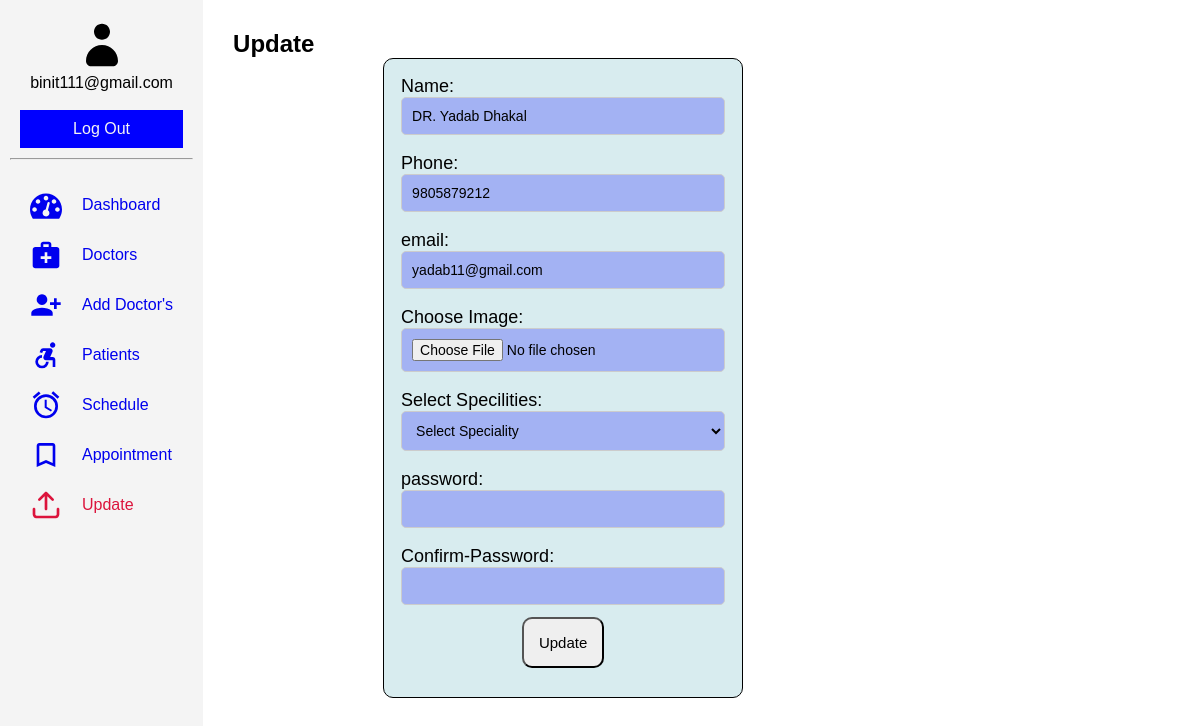
Page /admin/doctor/update.php?updateid=50 (signed in) on the committed database.
### tables this page shows
CREATE TABLE `doctor` (
  `id` int(11) NOT NULL,
  `fname` varchar(60) NOT NULL,
  `email` varchar(60) NOT NULL,
  `password` varchar(60) NOT NULL,
  `phone` varchar(60) NOT NULL,
  `image_name` varchar(255) NOT NULL,
  `image_path` varchar(255) NOT NULL,
  `sid` int(11) DEFAULT NULL,
  `created_at` timestamp NULL DEFAULT current_timestamp()
);

### admin/connection.php (called while the page is built, shortened)
<?php
    $password = "";
?>

### admin/doctor/update.php (the view, shortened to what this page needs)
<?php
    include '../../admin/connection.php';
    $id = $_GET['updateid'];
    $sql = "SELECT * FROM `doctor` where id=$id";
    $result = mysqli_query($conn, $sql);
    $row = mysqli_fetch_assoc($result);
    $fname = $row['fname'];
    $phone = $row['phone'];
    $email = $row['email'];
?>
<!DOCTYPE html>
<html lang="en">
<head>
    <link rel="stylesheet" href="../../assets/dash1.css">
    <link rel="stylesheet" href="../../assets/update.css">
</head>
<body>
    <section class="dashboard">
        <div class="sidebar">
            <header>
                <svg class="icon icon-user"><use xlink:href="#icon-user"></use></svg>
                <p><?php echo "". $_SESSION["username"].""; ?></p><br>
                <a href="../admin/logout.php">Log Out</a>
            </header>
            <hr>
            <div class="sidebar-items">
                <ul>
                    <li><a href="../../admin/dash.php"><svg class="icon icon-dashboard"><use xlink:href="#icon-dashboard"></use></svg>Dashboard</a></li>
                    <li><a href="../../admin/doctor.php"><svg class="icon icon-medical_services"><use xlink:href="#icon-medical_services"></use></svg>Doctors</a></li>
                    <li><a href="../../admin/add_doctors.php"><svg class="icon icon-person_add_alt_1"><use xlink:href="#icon-person_add_alt_1"></use></svg>Add Doctor's</a></li>
                    <li><a href="../../admin/patients.php"><svg class="icon icon-accessible_forward"><use xlink:href="#icon-accessible_forward"></use></svg>Patients</a></li>
                    <li><a href="../../admin/schedule.php"><svg class="icon icon-access_alarms"><use xlink:href="#icon-access_alarms"></use></svg>Schedule</a></li>
                    <li><a href="../../admin/appoint.php"><svg class="icon icon-bookmark_outline"><use xlink:href="#icon-bookmark_outline"></use></svg>Appointment</a></li>
                    <li class="active"><a href="../../doctor/update.php"><svg class="icon icon-upload"><use xlink:href="#icon-upload"></use></svg>Update</a></li>
                </ul>
            </div>
        </div>
        <div class="main">
            <h2>Update</h2>
            <div class="container">
                <form action="#" name="update" method="post">
                    <div class="input-group">
                        <label for="name">Name:</label><br>
                        <input type="text" id="fname" name="fname" placeholder="Doctor Name" value="<?php echo isset($fname) ? $fname : ''; ?>">
                    </div><br>
                    <div class="input-group">
                        <label for="phone">Phone:</label><br>
                        <input type="tel" id="phone" name="phone" value="<?php echo isset($phone) ? $phone:''; ?>">
                    </div><br>
                    <div class="input-group">
                        <label for="email">email:</label><br>
                        <input type="email" id="email" name="email" value="<?php echo isset($email) ? $email:''; ?>">
                    </div><br>
                    <div class="input-group">
                        <label for="file">Choose Image:</label><br>
                        <input type="file" id="image" name="image" accept=".jpg, .png, .svg" value="<?php echo isset($image) ? $image : ''; ?>">
                    </div><br>
                    <div class="input-group">
                        <label for="speciality">Select Specilities:</label><br>
                        <select name="speciality" id="speciality">
                            <option value="">Select Speciality</option>
                        </select>
                    </div><br>
                    <div class="input-group">
                        <label for="password">password:</label><br>
                        <input type="password" id="password" name="password" value="<?php echo isset($password) ? $password:''; ?>">
                    </div><br>
                    <div class="input-group">
                        <label for="password">Confirm-Password:</label><br>
                        <input type="password" id="cpassword" name="cpassword" value="<?php echo isset($cpassword) ? $cpassword:''; ?>">
                    </div>
                    <div class="buttons">
                        <button type="submit" name="submit">Update</button>
                    </div>
                </form>
            </div>
        </div>
    </section>
</body>
</html>

### assets/dash1.css (style rules this page uses)
* { margin: 0; padding: 0; box-sizing: border-box; }
body { font-family: Arial, sans-serif; }
.dashboard { display: grid; grid-template-columns: auto 2fr; grid-template-rows: auto 1fr; grid-template-areas: "header header" "sidebar main"; height: 100vh; }
.dashboard a { text-decoration: none; display: flex; gap: 20px; text-align: center; align-items: center; justify-content: center; }
header { grid-area: header; color: #000000; padding: 10px; text-align: center; }
header a { padding: 8px; }
header p { display: flex; text-align: center; align-items: center; justify-content: center; }
.sidebar { grid-area: sidebar; background: #f4f4f4; padding: 10px; height: auto; position: relative; }
.sidebar header>a { border: 2px solid blue; color: #f4f4f4; background-color: blue; }
.sidebar-items ul { display: flexbox; margin: 20px; text-align: center; text-decoration: none; justify-content: space-between; }
.sidebar-items li { display: flex; text-align: center; align-items: center; list-style: none; justify-content: space-between; }
li.active a { color: crimson; }
.main { grid-area: main; margin: 10px; padding: 20px; }
.head h1, p { display: block; text-align: start; align-items: center; }
.date-group label, input, button { padding: 10px; border-radius: 5px; }
.icon { display: inline-block; width: 70px; height: 50px; stroke-width: 0; stroke: currentColor; fill: currentColor; }
.icon-user { width: 2em; }
.icon-dashboard, .icon-medical_services, .icon-accessible_forward, .icon-access_alarms, .icon-bookmark_outline, .icon-activity, .icon-person_add_alt_1, .icon-add_alarm, .icon-text-document, .icon-cog, .icon-upload, .icon-user-plus, .icon-update, .icon-injection, .icon-checkmark { width: 2em; }

### assets/update.css (style rules this page uses)
* { margin: 0; padding: 0; box-sizing: border-box; }
body { font-family: Arial, Helvetica, sans-serif; }
.container { margin-left: 150px; display: flex; flex-wrap: wrap; border: 1px solid black; border-radius: 10px; text-align: start; align-items: center; justify-content: center; width: 30%; min-height: 50vh; background-color: rgba(141, 200, 208, 0.347); position: absolute; }
form { width: 100%; display: inline-block; margin: 10px; padding: 7px; align-items: center; justify-content: space-around; }
label { font-size: 18px; font-weight: 30px; }
input, textarea, select { width: 100%; padding: 10px; border: 1px solid #ccc; border-radius: 5px; background-color: rgba(0, 0, 255, 0.247); color: black; font-size: 14px; }
.buttons { display: flex; flex-wrap: wrap; padding: 12px; text-align: center; justify-content: center; gap: 20px; }
button { font-size: 15px; padding: 15px; border-radius: 10px; transition-duration: 0.5s; }

### rows in the picture
doctor: fname "DR. Yadab Dhakal", phone "9805879212", email "yadab11@gmail.com"

### other values in the picture
$_SESSION["username"] "binit111@gmail.com"
